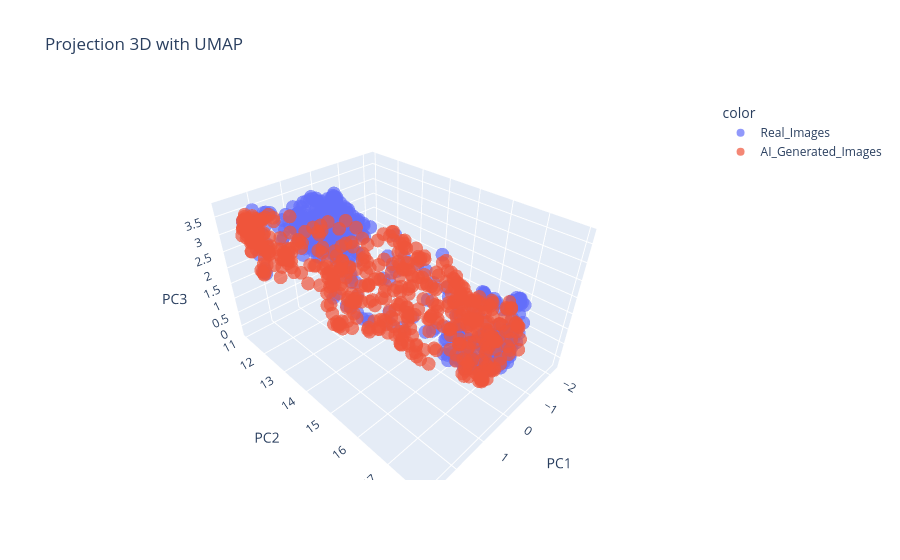

Notebook source saved alongside this figure:
### Code cell
plot_3d(umap_3d, "Projection 3D with UMAP")

### Figure 1 — Plotly figure (JSON) as saved in the notebook; plotly's stock layout.template omitted (floating-point values rounded to 4 significant figures; data arrays with more than 128 entries replaced by an {"elided": "..."} marker saying what was removed)
{"data": [{"hovertemplate": "color=Real_Images<br>PC1=%{x}<br>PC2=%{y}<br>PC3=%{z}<extra></extra>", "legendgroup": "Real_Images", "marker": {"color": "#636efa", "opacity": 0.7, "symbol": "circle"}, "mode": "markers", "name": "Real_Images", "scene": "scene", "showlegend": true, "type": "scatter3d", "x": {"elided": "502 float values"}, "y": {"elided": "502 float values"}, "z": {"elided": "502 float values"}}, {"hovertemplate": "color=AI_Generated_Images<br>PC1=%{x}<br>PC2=%{y}<br>PC3=%{z}<extra></extra>", "legendgroup": "AI_Generated_Images", "marker": {"color": "#EF553B", "opacity": 0.7, "symbol": "circle"}, "mode": "markers", "name": "AI_Generated_Images", "scene": "scene", "showlegend": true, "type": "scatter3d", "x": {"elided": "498 float values"}, "y": {"elided": "498 float values"}, "z": {"elided": "498 float values"}}], "layout": {"legend": {"title": {"text": "color"}, "tracegroupgap": 0}, "scene": {"domain": {"x": [0, 1], "y": [0, 1]}, "xaxis": {"title": {"text": "PC1"}}, "yaxis": {"title": {"text": "PC2"}}, "zaxis": {"title": {"text": "PC3"}}}, "title": {"text": "Projection 3D with UMAP"}}}
